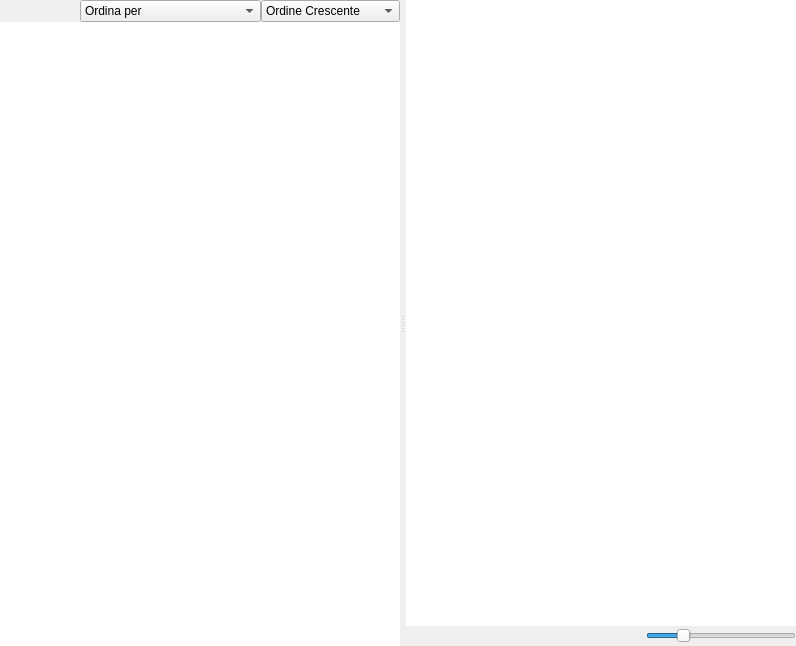
<?xml version="1.0" encoding="UTF-8"?>
<ui version="4.0">
 <class>documents</class>
 <widget class="QWidget" name="documents">
  <property name="enabled">
   <bool>true</bool>
  </property>
  <property name="geometry">
   <rect>
    <x>0</x>
    <y>0</y>
    <width>796</width>
    <height>646</height>
   </rect>
  </property>
  <property name="sizePolicy">
   <sizepolicy hsizetype="Preferred" vsizetype="Preferred">
    <horstretch>0</horstretch>
    <verstretch>0</verstretch>
   </sizepolicy>
  </property>
  <property name="contextMenuPolicy">
   <enum>Qt::DefaultContextMenu</enum>
  </property>
  <property name="windowTitle">
   <string>Uniboard Documents</string>
  </property>
  <property name="styleSheet">
   <string notr="true"/>
  </property>
  <layout class="QVBoxLayout" name="verticalLayout">
   <item>
    <widget class="QWidget" name="topWidget" native="true">
     <layout class="QHBoxLayout" name="horizontalLayout">
      <item>
       <widget class="QSplitter" name="splitter">
        <property name="orientation">
         <enum>Qt::Horizontal</enum>
        </property>
        <property name="opaqueResize">
         <bool>true</bool>
        </property>
        <property name="handleWidth">
         <number>6</number>
        </property>
        <widget class="QWidget" name="topLeftWidget" native="true">
         <property name="sizePolicy">
          <sizepolicy hsizetype="Fixed" vsizetype="Preferred">
           <horstretch>0</horstretch>
           <verstretch>0</verstretch>
          </sizepolicy>
         </property>
         <layout class="QVBoxLayout" name="verticalLayout_2">
          <item>
           <layout class="QHBoxLayout" name="horizontalLayout_3">
            <item>
             <widget class="QPushButton" name="collapseAll">
              <property name="sizePolicy">
               <sizepolicy hsizetype="Preferred" vsizetype="Fixed">
                <horstretch>0</horstretch>
                <verstretch>0</verstretch>
               </sizepolicy>
              </property>
              <property name="toolTip">
               <string>Collapse All</string>
              </property>
              <property name="text">
               <string/>
              </property>
              <property name="icon">
               <iconset resource="../sankore.qrc">
                <normaloff>:/images/collapse-all.png</normaloff>:/images/collapse-all.png</iconset>
              </property>
              <property name="flat">
               <bool>true</bool>
              </property>
             </widget>
            </item>
            <item>
             <widget class="QPushButton" name="expandAll">
              <property name="sizePolicy">
               <sizepolicy hsizetype="Preferred" vsizetype="Fixed">
                <horstretch>0</horstretch>
                <verstretch>0</verstretch>
               </sizepolicy>
              </property>
              <property name="toolTip">
               <string>Expand All</string>
              </property>
              <property name="text">
               <string notr="true"/>
              </property>
              <property name="icon">
               <iconset resource="../sankore.qrc">
                <normaloff>:/images/expand-all.png</normaloff>:/images/expand-all.png</iconset>
              </property>
              <property name="flat">
               <bool>true</bool>
              </property>
             </widget>
            </item>
            <item>
             <widget class="QComboBox" name="sortKind">
              <property name="sizePolicy">
               <sizepolicy hsizetype="Preferred" vsizetype="Fixed">
                <horstretch>4</horstretch>
                <verstretch>0</verstretch>
               </sizepolicy>
              </property>
              <item>
               <property name="text">
                <string>Ordina per</string>
               </property>
              </item>
              <item>
               <property name="text">
                <string>Data Creazione</string>
               </property>
              </item>
              <item>
               <property name="text">
                <string>Ultimo Aggiornamento</string>
               </property>
              </item>
              <item>
               <property name="text">
                <string>Ordine Alfabetico</string>
               </property>
              </item>
             </widget>
            </item>
            <item>
             <widget class="QComboBox" name="sortOrder">
              <property name="sizePolicy">
               <sizepolicy hsizetype="Preferred" vsizetype="Fixed">
                <horstretch>2</horstretch>
                <verstretch>0</verstretch>
               </sizepolicy>
              </property>
              <item>
               <property name="text">
                <string>Ordine Crescente</string>
               </property>
              </item>
              <item>
               <property name="text">
                <string>Ordine Decrescente</string>
               </property>
              </item>
             </widget>
            </item>
           </layout>
          </item>
          <item>
           <widget class="UBDocumentTreeView" name="documentTreeView">
            <property name="minimumSize">
             <size>
              <width>400</width>
              <height>0</height>
             </size>
            </property>
            <property name="maximumSize">
             <size>
              <width>16777215</width>
              <height>16777215</height>
             </size>
            </property>
            <property name="frameShape">
             <enum>QFrame::NoFrame</enum>
            </property>
            <property name="frameShadow">
             <enum>QFrame::Plain</enum>
            </property>
            <property name="autoScroll">
             <bool>true</bool>
            </property>
            <property name="autoScrollMargin">
             <number>65</number>
            </property>
            <property name="selectionMode">
             <enum>QAbstractItemView::ExtendedSelection</enum>
            </property>
            <property name="selectionBehavior">
             <enum>QAbstractItemView::SelectRows</enum>
            </property>
            <property name="verticalScrollMode">
             <enum>QAbstractItemView::ScrollPerItem</enum>
            </property>
            <property name="animated">
             <bool>true</bool>
            </property>
            <property name="headerHidden">
             <bool>true</bool>
            </property>
            <attribute name="headerVisible">
             <bool>false</bool>
            </attribute>
           </widget>
          </item>
         </layout>
        </widget>
        <widget class="QFrame" name="topRightFrame">
         <property name="styleSheet">
          <string notr="true"/>
         </property>
         <layout class="QVBoxLayout" name="verticalLayout_3">
          <item>
           <widget class="UBDocumentThumbnailWidget" name="thumbnailWidget">
            <property name="contextMenuPolicy">
             <enum>Qt::NoContextMenu</enum>
            </property>
            <property name="styleSheet">
             <string notr="true"/>
            </property>
            <property name="frameShape">
             <enum>QFrame::NoFrame</enum>
            </property>
            <property name="frameShadow">
             <enum>QFrame::Plain</enum>
            </property>
            <property name="lineWidth">
             <number>1</number>
            </property>
            <property name="verticalScrollBarPolicy">
             <enum>Qt::ScrollBarAsNeeded</enum>
            </property>
            <property name="horizontalScrollBarPolicy">
             <enum>Qt::ScrollBarAlwaysOff</enum>
            </property>
            <property name="dragMode">
             <enum>QGraphicsView::NoDrag</enum>
            </property>
           </widget>
          </item>
          <item>
           <widget class="QWidget" name="bottomRightFrame" native="true">
            <layout class="QHBoxLayout" name="horizontalLayout_2">
             <property name="spacing">
              <number>0</number>
             </property>
             <property name="leftMargin">
              <number>0</number>
             </property>
             <property name="topMargin">
              <number>0</number>
             </property>
             <property name="rightMargin">
              <number>0</number>
             </property>
             <property name="bottomMargin">
              <number>0</number>
             </property>
             <item>
              <spacer name="horizontalSpacer2">
               <property name="orientation">
                <enum>Qt::Horizontal</enum>
               </property>
               <property name="sizeHint" stdset="0">
                <size>
                 <width>300</width>
                 <height>20</height>
                </size>
               </property>
              </spacer>
             </item>
             <item>
              <widget class="QSlider" name="documentZoomSlider">
               <property name="sizePolicy">
                <sizepolicy hsizetype="Fixed" vsizetype="Fixed">
                 <horstretch>0</horstretch>
                 <verstretch>0</verstretch>
                </sizepolicy>
               </property>
               <property name="minimumSize">
                <size>
                 <width>150</width>
                 <height>0</height>
                </size>
               </property>
               <property name="styleSheet">
                <string notr="true"/>
               </property>
               <property name="minimum">
                <number>50</number>
               </property>
               <property name="maximum">
                <number>500</number>
               </property>
               <property name="singleStep">
                <number>10</number>
               </property>
               <property name="value">
                <number>150</number>
               </property>
               <property name="orientation">
                <enum>Qt::Horizontal</enum>
               </property>
               <property name="invertedAppearance">
                <bool>false</bool>
               </property>
               <property name="invertedControls">
                <bool>false</bool>
               </property>
              </widget>
             </item>
             <item>
              <spacer name="horizontalSpacer1">
               <property name="orientation">
                <enum>Qt::Horizontal</enum>
               </property>
               <property name="sizeType">
                <enum>QSizePolicy::Maximum</enum>
               </property>
               <property name="sizeHint" stdset="0">
                <size>
                 <width>40</width>
                 <height>20</height>
                </size>
               </property>
              </spacer>
             </item>
            </layout>
           </widget>
          </item>
         </layout>
        </widget>
       </widget>
      </item>
     </layout>
    </widget>
   </item>
  </layout>
 </widget>
 <layoutdefault spacing="0" margin="0"/>
 <customwidgets>
  <customwidget>
   <class>UBDocumentThumbnailWidget</class>
   <extends>QGraphicsView</extends>
   <header>gui/UBDocumentThumbnailWidget.h</header>
  </customwidget>
  <customwidget>
   <class>UBDocumentTreeView</class>
   <extends>QTreeView</extends>
   <header>document/UBDocumentController.h</header>
  </customwidget>
 </customwidgets>
 <resources>
  <include location="../sankore.qrc"/>
 </resources>
 <connections/>
</ui>
